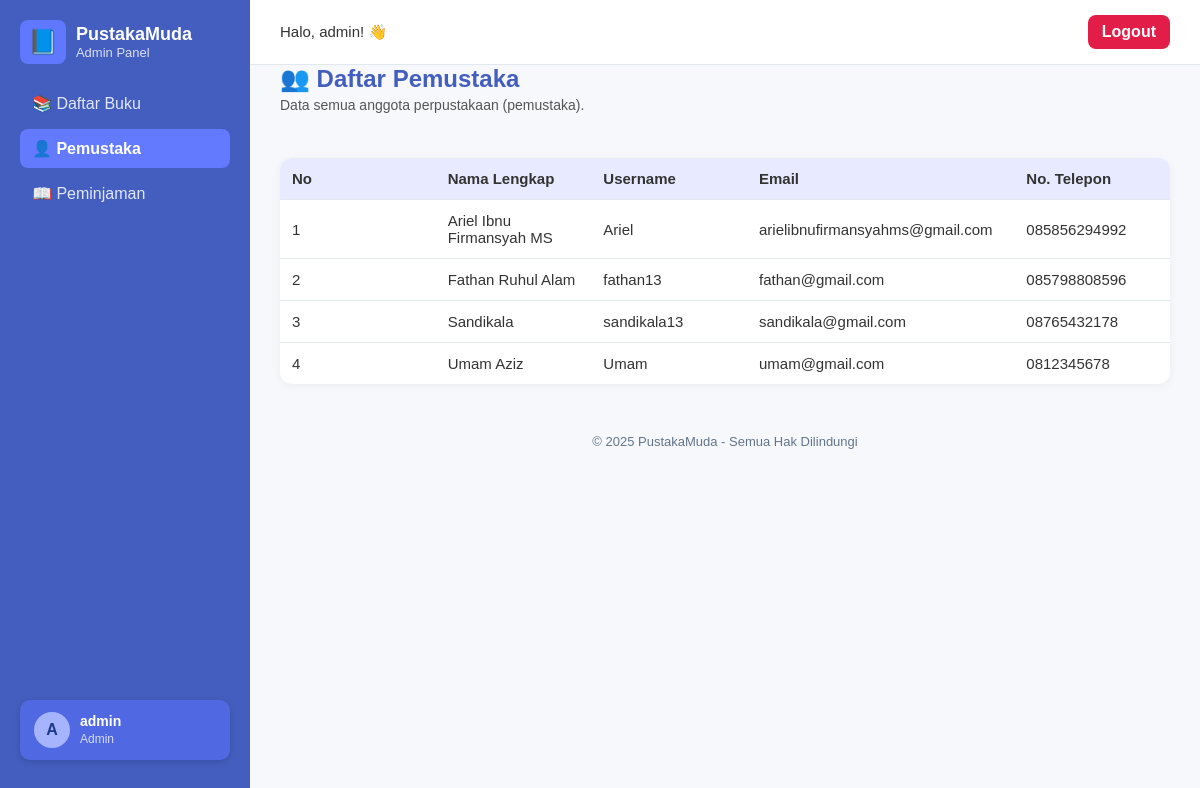
The app's page /admin/pemustaka/pemustaka.php (signed in) with its own data.
### tables this page shows
CREATE TABLE `pemustaka` (
  `id_user` int(11) NOT NULL,
  `username` varchar(255) NOT NULL,
  `password` varchar(255) NOT NULL,
  `nama_lengkap` varchar(255) DEFAULT NULL,
  `email` varchar(255) NOT NULL,
  `no_telepon` varchar(20) DEFAULT NULL
);

### config/database.php (called while the page is built, shortened)
<?php
function getAllPemustaka()
{
    global $pdo;
    $stmt = $pdo->prepare("
    SELECT nama_lengkap, username, email, no_telepon
    FROM pemustaka
    ORDER BY nama_lengkap ASC
    ");
    $stmt->execute();
    return $stmt->fetchAll();
}
?>

### admin/pemustaka/pemustaka.php (the view, shortened to what this page needs)
<?php
require_once '../../config/database.php';
try {
	$pemustakaList = getAllPemustaka();
} catch (PDOException $e) {
	die("Terjadi kesalahan saat mengambil data: " . $e->getMessage());
}
?>
<!DOCTYPE html>
<html lang="id">
<head>
	<link rel="stylesheet" href="../../assets/css/style.css">
</head>
<body>
	<div class="dashboard">
		<div class="sidebar">
			<div class="brand">
				<div class="logo">📘</div>
				<div class="brand-text">
					<h2>PustakaMuda</h2>
					<p>Admin Panel</p>
				</div>
			</div>
			<div class="menu">
				<a href="../buku/daftar_buku.php">📚 Daftar Buku</a>
				<a href="#" class="active">👤 Pemustaka</a>
				<a href="../peminjaman/peminjaman.php">📖 Peminjaman</a>
			</div>
			<a href=" #" class="admin-box-link">
				<div class=" admin-box">
					<div class="avatar"><?= strtoupper(substr($_SESSION['nama_lengkap'], 0, 1)); ?></div>
					<div class="info">
						<p><?= htmlspecialchars($_SESSION['nama_lengkap']); ?></p>
						<small><?= htmlspecialchars(ucfirst($_SESSION['role'])); ?></small>
					</div>
				</div>
			</a>
		</div>
		<div class="main">
			<div class="topbar">
				<div class="left-top">
					<span>Halo, <?= htmlspecialchars($_SESSION['nama_lengkap']); ?>! 👋</span>
				</div>
				<div class="right-top">
					<a href="../../logout.php" class="logout-btn">Logout</a>
				</div>
			</div>
			<div class="page-header">
				<div>
					<h1>👥 Daftar Pemustaka</h1>
					<p>Data semua anggota perpustakaan (pemustaka).</p>
				</div>
			</div>
			<div class="content">
				<table class="table">
					<thead>
						<tr>
							<th>No</th>
							<th>Nama Lengkap</th>
							<th>Username</th>
							<th>Email</th>
							<th>No. Telepon</th>
						</tr>
					</thead>
					<tbody>
						<?php if (count($pemustakaList) > 0): ?>
							<?php $no = 1;
							foreach ($pemustakaList as $p): ?>
								<tr>
									<td><?= $no++; ?></td>
									<td><?= htmlspecialchars($p['nama_lengkap']); ?></td>
									<td><?= htmlspecialchars($p['username']); ?></td>
									<td><?= htmlspecialchars($p['email']); ?></td>
									<td><?= htmlspecialchars($p['no_telepon'] ?? '-'); ?></td>
								</tr>
							<?php endforeach; ?>
						<?php else: ?>
							<tr>
								<td colspan="5" class="no-data">Belum ada pemustaka terdaftar.</td>
							</tr>
						<?php endif; ?>
					</tbody>
				</table>
			</div>
			<div class="footer">
				© 2025 PustakaMuda - Semua Hak Dilindungi
			</div>
		</div>
	</div>
</body>
</html>

### assets/css/style.css (style rules this page uses)
* { margin: 0; padding: 0; box-sizing: border-box; font-family: "Poppins", sans-serif; }
body { background: #f6f8fc; color: #333; }
.dashboard { min-height: 100vh; }
.sidebar { width: 250px; background: #435ebe; color: #fff; display: flex; flex-direction: column; padding: 20px 0; position: fixed; top: 0; left: 0; height: 100vh; z-index: 1000; overflow-y: auto; }
.brand { display: flex; align-items: center; gap: 10px; padding: 0 20px; margin-bottom: 20px; }
.brand .logo { font-size: 24px; background: #5f78ff; padding: 8px; border-radius: 8px; }
.brand-text h2 { font-size: 18px; }
.brand-text p { font-size: 13px; opacity: 0.8; }
.menu { display: flex; flex-direction: column; padding: 0 20px; flex-grow: 1; }
.menu a { color: #e0e7ff; text-decoration: none; padding: 10px 12px; margin-bottom: 6px; border-radius: 8px; transition: 0.2s; }
.menu a.active { background: #637aff; color: #fff; font-weight: 600; }
.admin-box-link { text-decoration: none; color: inherit; display: block; margin: 20px; }
.admin-box { background: #5068e1; padding: 12px 14px; border-radius: 10px; display: flex; align-items: center; gap: 10px; box-shadow: 0 2px 6px rgba(0, 0, 0, 0.15); cursor: pointer; transition: background 0.2s; }
.avatar { background: #a5b4fc; color: #1e3a8a; width: 36px; height: 36px; border-radius: 50%; display: flex; align-items: center; justify-content: center; font-weight: bold; }
.info p { font-size: 14px; font-weight: 600; }
.info small { font-size: 12px; opacity: 0.9; color: #e2e8ff; }
.main { margin-left: 250px; }
.topbar { background: #fff; padding: 15px 30px; border-bottom: 1px solid #e2e8f0; font-weight: 500; display: flex; align-items: center; justify-content: space-between; position: fixed; top: 0; left: 250px; right: 0; width: auto; z-index: 999; }
.topbar .left-top { display: flex; align-items: center; gap: 10px; color: #333; font-size: 15px; }
.topbar .right-top { display: flex; align-items: center; }
.logout-btn { background: #e11d48; color: #fff; text-decoration: none; font-weight: 600; padding: 8px 14px; border-radius: 8px; transition: 0.2s; }
.page-header { display: flex; align-items: center; justify-content: space-between; padding: 25px 30px; padding-top: 65px; }
.page-header h1 { font-size: 24px; color: #435ebe; }
.page-header p { color: #555; margin-top: 4px; font-size: 14px; }
.content { padding: 0 30px 30px 30px; }
.table { width: 100%; border-collapse: collapse; background: #fff; border-radius: 12px; box-shadow: 0 2px 10px rgba(0, 0, 0, 0.05); overflow: hidden; margin-top: 20px; }
.table th { background: #e8ebff; text-align: left; padding: 12px; font-size: 15px; width: 150px; font-weight: 600; }
.table td { border-top: 1px solid #e2e8f0; padding: 12px; vertical-align: middle; font-size: 15px; }
.footer { text-align: center; padding: 20px; font-size: 13px; color: #64748b; }

### records on screen
pemustaka: nama_lengkap "Ariel Ibnu Firmansyah MS", username "Ariel", email "arielibnufirmansyahms@gmail.com", no_telepon "085856294992"
pemustaka: nama_lengkap "Fathan Ruhul Alam", username "fathan13", email "fathan@gmail.com", no_telepon "085798808596"
pemustaka: nama_lengkap "Sandikala", username "sandikala13", email "sandikala@gmail.com", no_telepon "08765432178"
pemustaka: nama_lengkap "Umam Aziz", username "Umam", email "umam@gmail.com", no_telepon "0812345678"

### other values on screen
substr($_SESSION['nama_lengkap'], 0, 1) "A"
$_SESSION['nama_lengkap'] "admin"
$_SESSION['role'] "Admin"
